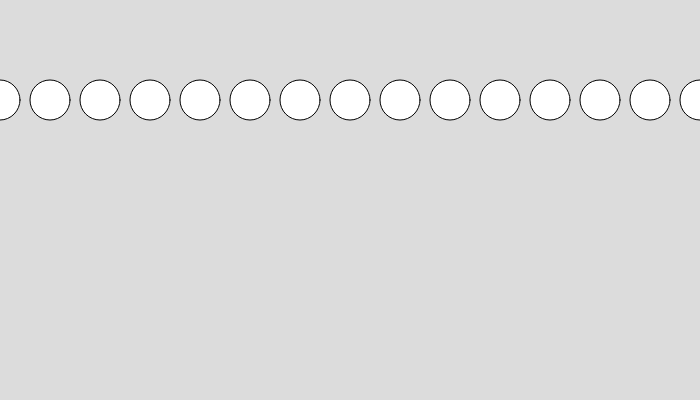
Frame 1 (no input)
Frame 60 (no input): identical to frame 1, image omitted
Frame 120 (the mouse pressed at the canvas centre since frame 60): identical to frame 1, image omitted

The p5.js sketch that drew this single still picture (run headless with seeded random() and noise() and a simulated clock; from frame 60 on, the mouse is pressed at the canvas centre):

// p5.js sketch
// ── sketch.js
function setup() {
  createCanvas(700, 400);
}

function draw() {
  background(220);
  for (i = 0; i < width; i++) {
    let m = map(i, 0, width, 0, 10);
    console.log(m)
    // noStroke()
    // fill(m*50);
    circle(i*50, 100, 40);
  }
}
